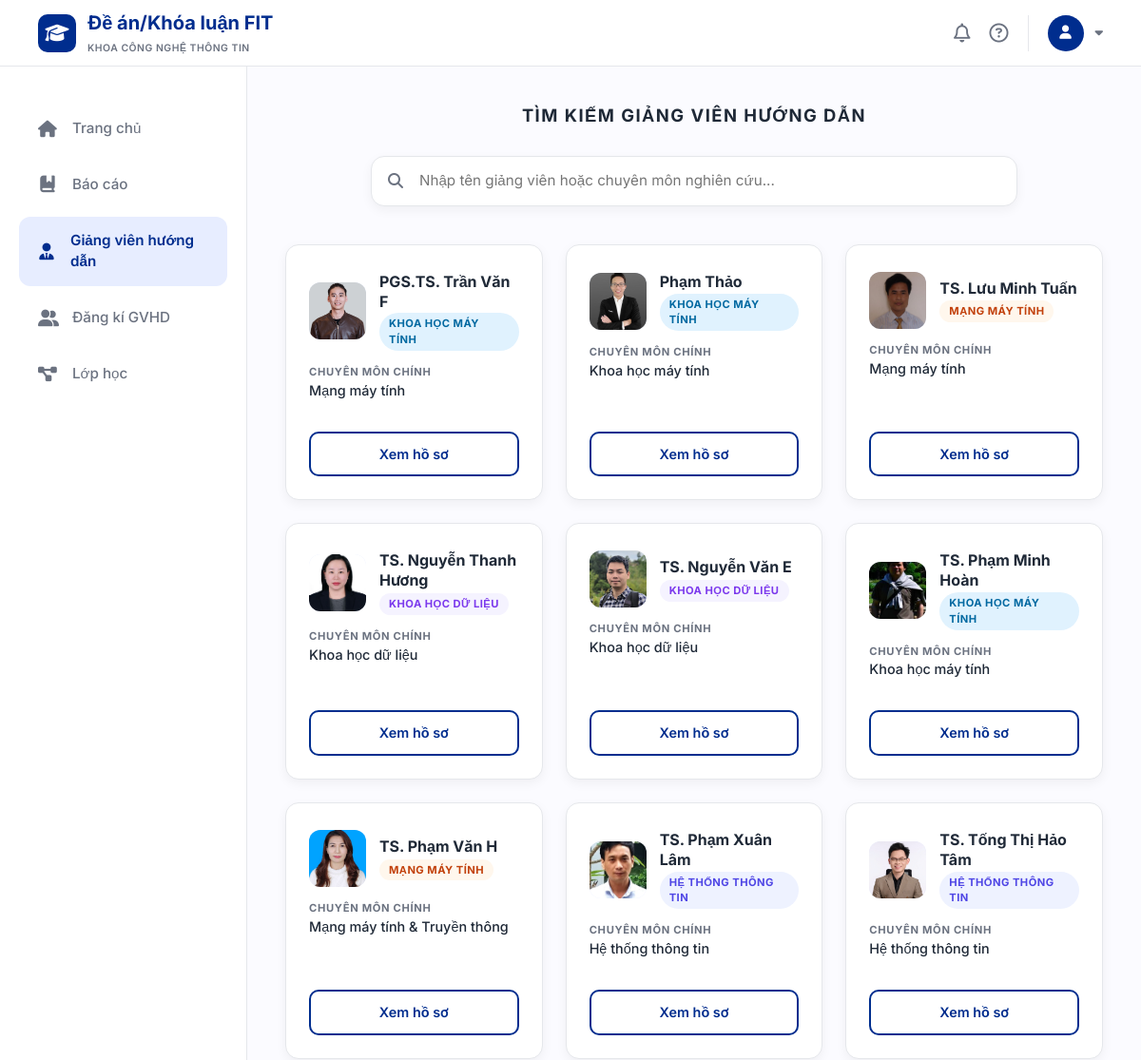
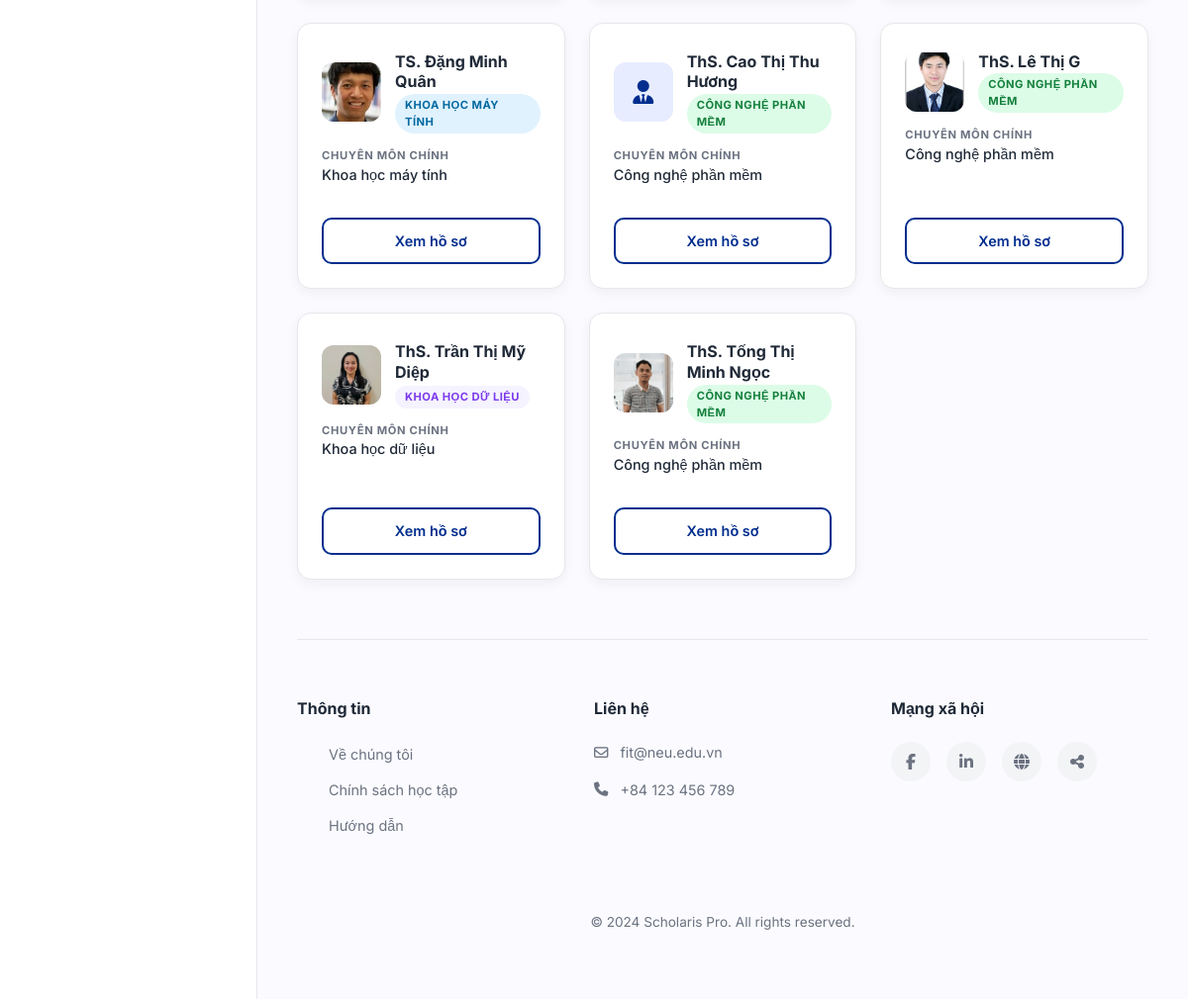
Page /giang-vien on the committed database (2 pictures, top to bottom).
### tables this page shows
CREATE TABLE lecturers (
    id INTEGER PRIMARY KEY AUTOINCREMENT,
    user_id INTEGER NOT NULL UNIQUE,
    department VARCHAR(100),
    faculty VARCHAR(100),
    degree VARCHAR(50),
    bio TEXT,
    current_thesis INTEGER DEFAULT 0,
    current_project INTEGER DEFAULT 0,
    is_active INTEGER DEFAULT 1, photo_url TEXT, position TEXT, specialization TEXT, research_interests TEXT, awards TEXT, office TEXT,
    FOREIGN KEY (user_id) REFERENCES users(id) ON DELETE CASCADE
);

CREATE TABLE users (
    id INTEGER PRIMARY KEY AUTOINCREMENT,
    email VARCHAR(100) NOT NULL UNIQUE,
    password VARCHAR(255) NOT NULL,
    full_name VARCHAR(100) NOT NULL,
    role VARCHAR(20) NOT NULL CHECK (role IN ('student', 'lecturer')),
    phone VARCHAR(20),
    created_at DATETIME DEFAULT CURRENT_TIMESTAMP
);

### app/student/supervisor/routes.py (the view)
@supervisor_bp.route("/giang-vien")
def supervisors():
    q = request.args.get("q", "").strip()
    conn = get_db()
    sql = """
        SELECT l.id, u.full_name, u.email, u.phone,
               l.faculty, l.degree, l.specialization,
               l.photo_url, l.position
        FROM lecturers l
        JOIN users u ON l.user_id = u.id
        WHERE l.is_active = 1 AND l.id != 1
    """
    params = []
    if q:
        sql += " AND (u.full_name LIKE ? OR l.specialization LIKE ? OR l.faculty LIKE ?)"
        params.extend([f"%{q}%", f"%{q}%", f"%{q}%"])
    sql += " ORDER BY u.full_name"
    lecturers = conn.execute(sql, params).fetchall()
    conn.close()
    return render_template("student/supervisors.html",
                           lecturers=lecturers,
                           faculty_map=FACULTY_MAP,
                           q=q)

### app/database.py (called while the page is built)
def get_db():
    if 'db' not in g:
        g.db = sqlite3.connect(DB_PATH, timeout=30)
        g.db.row_factory = sqlite3.Row
        try:
            g.db.execute("PRAGMA journal_mode=WAL")
            g.db.execute("PRAGMA foreign_keys=ON")
        except sqlite3.OperationalError:
            pass
    return g.db

### templates/student/supervisors.html (shortened to what this page needs)
{% extends "student/base.html" %}
{% block styles %}
    <link rel="stylesheet" href="{{ url_for('static', filename='supervisors.css') }}">
{% endblock %}
{% block content %}
    <div class="sv-header">
        <h2>Tìm kiếm giảng viên hướng dẫn</h2>
    </div>
    <form method="get" action="/giang-vien">
        <div class="sv-search-wrap">
            <i class="fa-solid fa-magnifying-glass"></i>
            <input
                type="text"
                name="q"
                value="{{ q }}"
                placeholder="Nhập tên giảng viên hoặc chuyên môn nghiên cứu...">
        </div>
    </form>
    {% if lecturers %}
    <div class="sv-grid">
        {% for lv in lecturers %}
        {% set faculty_code = lv['faculty'] or '' %}
        {% set faculty_name = faculty_map.get(faculty_code, faculty_code) %}
        <div class="sv-card">
            <div class="sv-card-top">
                {% if lv['photo_url'] %}
                    <img src="{{ lv['photo_url'] }}"
                         alt="{{ lv['full_name'] }}"
                         class="sv-card-photo"
                         onerror="this.style.display='none'; this.nextElementSibling.style.display='flex';">
                    <div class="sv-card-photo-placeholder" style="display:none;">
                        <i class="fa-solid fa-user-tie"></i>
                    </div>
                {% else %}
                    <div class="sv-card-photo-placeholder">
                        <i class="fa-solid fa-user-tie"></i>
                    </div>
                {% endif %}
                <div>
                    <div class="sv-card-name">{{ lv['full_name'] }}</div>
                    <span class="faculty-badge faculty-{{ faculty_code if faculty_code in ['HTTT','KHMT','CNPM','MMT','KHDL'] else 'default' }}">
                        {{ faculty_name }}
                    </span>
                </div>
            </div>
            <div>
                <div class="sv-card-label">Chuyên môn chính</div>
                <div class="sv-card-spec">{{ lv['specialization'] or 'Chưa cập nhật' }}</div>
            </div>
            <a href="/giang-vien/{{ lv['id'] }}" class="sv-btn">Xem hồ sơ</a>
        </div>
        {% endfor %}
    </div>
    {% else %}
    <div class="sv-empty">
        <i class="fa-solid fa-magnifying-glass" style="font-size:2rem; margin-bottom:12px; display:block;"></i>
        Không tìm thấy giảng viên phù hợp với từ khóa "<strong>{{ q }}</strong>"
    </div>
    {% endif %}
{% endblock %}

### static/supervisors.css (style rules this page uses)
:root { --primary: #002D8E; --primary-light: #E7EDFF; --bg-page: #FBFBFF; --white: #FFFFFF; --text-dark: #1F2937; --text-muted: #6B7280; --border: #E5E7EB; --sidebar-w: 260px; --header-h: 70px; --shadow: 0 4px 12px rgba(0,0,0,0.06); --radius: 14px; --transition: all 0.25s ease; }
*, *::before, *::after { margin: 0; padding: 0; box-sizing: border-box; }
body { font-family: 'Inter', sans-serif; background: var(--bg-page); color: var(--text-dark); min-height: 100vh; display: flex; flex-direction: column; }
.sv-header { text-align: center; margin-bottom: 32px; }
.sv-header h2 { font-size: 1.15rem; font-weight: 700; letter-spacing: .08em; color: var(--text-dark); text-transform: uppercase; }
.sv-search-wrap { max-width: 680px; margin: 0 auto 40px; position: relative; }
.sv-search-wrap i { position: absolute; left: 18px; top: 50%; transform: translateY(-50%); color: var(--text-muted); font-size: 1rem; }
.sv-search-wrap input { width: 100%; padding: 14px 20px 14px 50px; background: var(--white); border: 1.5px solid var(--border); border-radius: 14px; font-size: .95rem; outline: none; transition: var(--transition); box-shadow: var(--shadow); }
.sv-grid { display: grid; grid-template-columns: repeat(3, 1fr); gap: 24px; }
.sv-card { background: var(--white); border: 1px solid var(--border); border-radius: var(--radius); padding: 28px 24px 24px; display: flex; flex-direction: column; gap: 14px; transition: var(--transition); box-shadow: var(--shadow); }
.sv-card-top { display: flex; align-items: center; gap: 14px; }
.sv-card-photo { width: 60px; height: 60px; border-radius: 12px; object-fit: cover; background: var(--primary-light); flex-shrink: 0; }
.sv-card-photo-placeholder { width: 60px; height: 60px; border-radius: 12px; background: var(--primary-light); display: flex; align-items: center; justify-content: center; color: var(--primary); font-size: 1.5rem; flex-shrink: 0; }
.sv-card-name { font-size: 1rem; font-weight: 700; color: var(--text-dark); line-height: 1.3; }
.faculty-badge { display: inline-block; font-size: .7rem; font-weight: 700; letter-spacing: .04em; text-transform: uppercase; padding: 3px 10px; border-radius: 20px; margin-top: 2px; }
.faculty-HTTT { color: #4F46E5; background: #EEF2FF; }
.faculty-KHMT { color: #0369A1; background: #E0F2FE; }
.faculty-CNPM { color: #15803D; background: #DCFCE7; }
.faculty-MMT { color: #C2410C; background: #FFF7ED; }
.faculty-KHDL { color: #7C3AED; background: #F5F3FF; }
.sv-card-label { font-size: .7rem; font-weight: 700; letter-spacing: .06em; text-transform: uppercase; color: var(--text-muted); }
.sv-card-spec { font-size: .9rem; color: var(--text-dark); font-weight: 500; min-height: 40px; }
.sv-btn { margin-top: auto; display: block; width: 100%; padding: 11px; text-align: center; border: 2px solid var(--primary); border-radius: 10px; color: var(--primary); font-size: .9rem; font-weight: 600; text-decoration: none; transition: var(--transition); }

### templates/student/base.html (style rules this page uses)
:root { --primary-color: #002D8E; --primary-light: #E7EDFF; --bg-page: #FBFBFF; --white: #FFFFFF; --text-dark: #1F2937; --text-muted: #6B7280; --border-color: #E5E7EB; --sidebar-width: 260px; --header-height: 70px; --shadow: 0 4px 12px rgba(0, 0, 0, 0.05); --transition: all 0.3s ease; }
* { margin: 0; padding: 0; box-sizing: border-box; font-family: 'Inter', sans-serif; }
body { background-color: var(--bg-page); color: var(--text-dark); min-height: 100vh; display: flex; flex-direction: column; }

### rows in the picture
lecturers: photo_url (picture), full_name "PGS.TS. Trần Văn F", faculty_name "KHOA HỌC MÁY TÍNH", specialization "Mạng máy tính"
lecturers: photo_url (picture), full_name "Phạm Thảo", specialization "KHOA HỌC MÁY TÍNH", specialization "Khoa học máy tính"
lecturers: photo_url (picture), full_name "TS. Lưu Minh Tuấn", specialization "MẠNG MÁY TÍNH", specialization "Mạng máy tính"
lecturers: photo_url (picture), full_name "TS. Nguyễn Thanh Hương", specialization "KHOA HỌC DỮ LIỆU", specialization "Khoa học dữ liệu"
lecturers: photo_url (picture), full_name "TS. Nguyễn Văn E", specialization "KHOA HỌC DỮ LIỆU", specialization "Khoa học dữ liệu"
lecturers: photo_url (picture), full_name "TS. Phạm Minh Hoàn", specialization "KHOA HỌC MÁY TÍNH", specialization "Khoa học máy tính"
lecturers: photo_url (picture), full_name "TS. Phạm Văn H", faculty_name "MẠNG MÁY TÍNH", specialization "Mạng máy tính & Truyền thông"
lecturers: photo_url (picture), full_name "TS. Phạm Xuân Lâm", specialization "HỆ THỐNG THÔNG TIN", specialization "Hệ thống thông tin"
lecturers: photo_url (picture), full_name "TS. Tống Thị Hảo Tâm", specialization "HỆ THỐNG THÔNG TIN", specialization "Hệ thống thông tin"
lecturers: photo_url (picture), full_name "TS. Đặng Minh Quân", specialization "KHOA HỌC MÁY TÍNH", specialization "Khoa học máy tính"
lecturers: full_name "ThS. Cao Thị Thu Hương", specialization "CÔNG NGHỆ PHẦN MỀM", specialization "Công nghệ phần mềm"
lecturers: photo_url (picture), full_name "ThS. Lê Thị G", specialization "CÔNG NGHỆ PHẦN MỀM", specialization "Công nghệ phần mềm"
lecturers: photo_url (picture), full_name "ThS. Trần Thị Mỹ Diệp", specialization "KHOA HỌC DỮ LIỆU", specialization "Khoa học dữ liệu"
lecturers: photo_url (picture), full_name "ThS. Tống Thị Minh Ngọc", specialization "CÔNG NGHỆ PHẦN MỀM", specialization "Công nghệ phần mềm"
